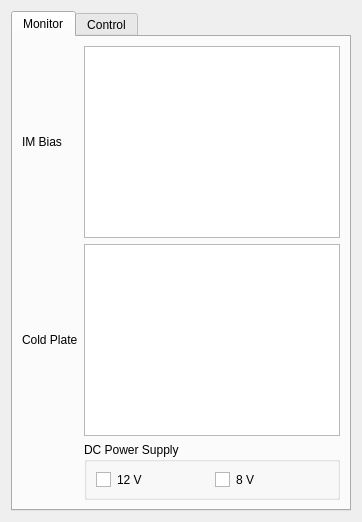
                  <widget class="QWidget" name="tab_17">
                   <attribute name="title">
                    <string>Comb Generator</string>
                   </attribute>
                   <layout class="QGridLayout" name="gridLayout_16">
                    <item row="2" column="2">
                     <widget class="QTabWidget" name="tabWidget_9">
                      <property name="currentIndex">
                       <number>0</number>
                      </property>
                      <widget class="QWidget" name="tab_28">
                       <attribute name="title">
                        <string>Monitor</string>
                       </attribute>
                       <layout class="QGridLayout" name="gridLayout_28">
                        <item row="0" column="0">
                         <widget class="QLabel" name="label_17">
                          <property name="text">
                           <string>IM Bias</string>
                          </property>
                         </widget>
                        </item>
                        <item row="0" column="1">
                         <widget class="QGraphicsView" name="graphicsView_25"/>
                        </item>
                        <item row="1" column="0">
                         <widget class="QLabel" name="label_13">
                          <property name="text">
                           <string>Cold Plate</string>
                          </property>
                         </widget>
                        </item>
                        <item row="1" column="1">
                         <widget class="QGraphicsView" name="graphicsView_5"/>
                        </item>
                        <item row="2" column="1">
                         <widget class="QGroupBox" name="groupBox_3">
                          <property name="title">
                           <string>DC Power Supply</string>
                          </property>
                          <layout class="QGridLayout" name="gridLayout_22">
                           <item row="0" column="0">
                            <widget class="QGraphicsView" name="graphicsView_35">
                             <property name="maximumSize">
                              <size>
                               <width>15</width>
                               <height>15</height>
                              </size>
                             </property>
                             <property name="acceptDrops">
                              <bool>false</bool>
                             </property>
                             <property name="interactive">
                              <bool>false</bool>
                             </property>
                            </widget>
                           </item>
                           <item row="0" column="1">
                            <widget class="QLabel" name="label_41">
                             <property name="text">
                              <string>12 V</string>
                             </property>
                            </widget>
                           </item>
                           <item row="0" column="2">
                            <widget class="QGraphicsView" name="graphicsView_163">
                             <property name="maximumSize">
                              <size>
                               <width>15</width>
                               <height>15</height>
                              </size>
                             </property>
                             <property name="acceptDrops">
                              <bool>false</bool>
                             </property>
                             <property name="interactive">
                              <bool>false</bool>
                             </property>
                            </widget>
                           </item>
                           <item row="0" column="3">
                            <widget class="QLabel" name="label_168">
                             <property name="text">
                              <string>8 V</string>
                             </property>
                            </widget>
                           </item>
                          </layout>
                         </widget>
                        </item>
                       </layout>
                      </widget>
                      <widget class="QWidget" name="tab_29">
                       <attribute name="title">
                        <string>Control</string>
                       </attribute>
                      </widget>
                     </widget>
                    </item>
                   </layout>
                  </widget>
